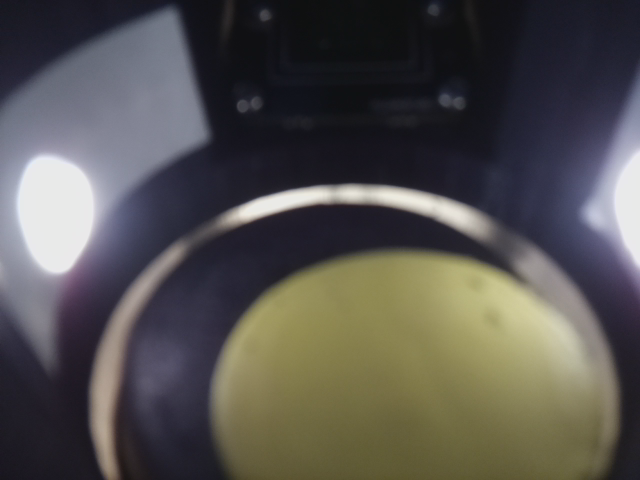
#> input picture OpenCV/Active/tokYellow.png, 640 x 480 px, given in place of the camera
$ python CenterV2.py   (older library calls are emulated)
#> lines starting #> are read from the running program, lines starting #| are printed output that depends on the picture; after the words box and inside, x2 and y2 are one past the last pixel; in counts of white or black regions, pixels touching at a corner belong together
#!/usr/bin/python

import numpy as np
import argparse
import cv2

cam = cv2.VideoCapture(2)

kernel = np.ones((5,5),np.uint8)

Y1=117
Y2=400
X1=195
X2=440

pts1 = np.float32([[92,0],[148,0],[74,283],[178,283]])
pts2 = np.float32([[74,0],[140,0],[74,283],[140,283]])

while True:

        ret, image=cam.read()
#> image is the input picture: shape (480, 640, 3); mean B, G, R 79.5, 82.1, 84.6

        #cv2.imshow("original", image)

        #im=cv2.bilateralFilter(image,15,200,200)
        #ret, thresh = cv2.threshold(image,100,255,cv2.THRESH_BINARY)

        img=image[Y1:Y2, X1:X2]
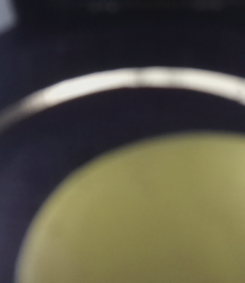
#> img: shape (283, 245, 3); mean B, G, R 68.9, 83.3, 87.2
        #dilation = cv2.dilate(img, kernel, iterations=1)
        #erosion = cv2.erode(dilation, kernel, iterations = 1)
        #img=cv2.morphologyEx(img, cv2.MORPH_GRADIENT, kernel)

        M = cv2.getPerspectiveTransform(pts1,pts2)

        dst = cv2.warpPerspective(img, M,(245,283))
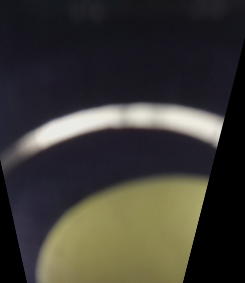
#> dst: shape (283, 245, 3); mean B, G, R 52.8, 57.5, 60

        output=dst.copy()
        gray=cv2.cvtColor(output, cv2.COLOR_BGR2GRAY)
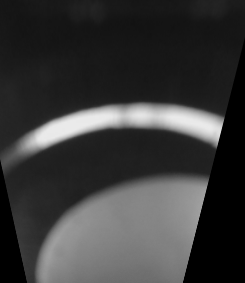
#> gray: shape (283, 245); min 0, max 234, mean 57.8
        gray=cv2.bilateralFilter(gray, 9, 75, 75)
        # [6 lines of commented-out code are left out]
        gray=cv2.Canny(gray,50,100)
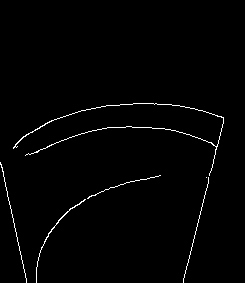
#> gray: shape (283, 245); 1.3% white in thin lines or dots, all inside (x1, y1, x2, y2) = (0, 103, 224, 283)
        #cv2.Smooth(output, output, cv2.CV_GAUSSIAN,7 ,7)
        #erosion = cv2.erode(gray, kernel, iterations = 5)
        #dilation = cv2.dilate(erosion, kernel, iterations = 5)

        # Hough Circle Transform
        # HoughCircles(src_gray,circles,CV_HOUGH_GRADIENT,1,min_dist,p1,p2,min_$
        # ARGUMENTS
        # dp = 1 : the inverse ratio of resolution (increase for higher sensiti$
        # min_dist : minimum distance between detected centers
        # p1 : upper threshold for internal canny edge detector
        # p2 : threshold for center detection
        # min_rad = 0 : minimym radius to be detected (default = 0)
        # max_rad = 0 : maximum radius to be detected (default = 0)
        circles=cv2.HoughCircles(gray,cv2.HOUGH_GRADIENT,2,300,100,200,40,55)
#> circles = [[153, 235, 133]]

        #circles=cv2.HoughCircles(gray,cv2.HOUGH_GRADIENT,2,300)

        # Ensure at least some circles were found
        if circles is not None:

                # Convert the (x, y) coordinates and radius of the circles to i$
                circles = np.round(circles[0, :]).astype("int")

                # Loop over the (x, y) coordinates and radius of the circles
                try:
                        for (x, y, r) in circles:

                                # corresponding to the center of the circle
                                cv2.circle(output, (x, y), r, (0, 255, 0), 4)
                                cv2.rectangle(output, (x - 5, y - 5), (x + 5, y))
                                print('X')
                                print(x)
                                print('Y')
                                print(y)

                except: print('No Circle')
        # Show the output image
        #cv2.imshow("output", np.hstack([image, output]))
        cv2.imshow("imageCrop", img)
        cv2.imshow("output", output)
        cv2.imshow("dilation",gray)

        if cv2.waitKey(1) == 27:
               break

cam.release()
cv2.destroyAllWindows()
